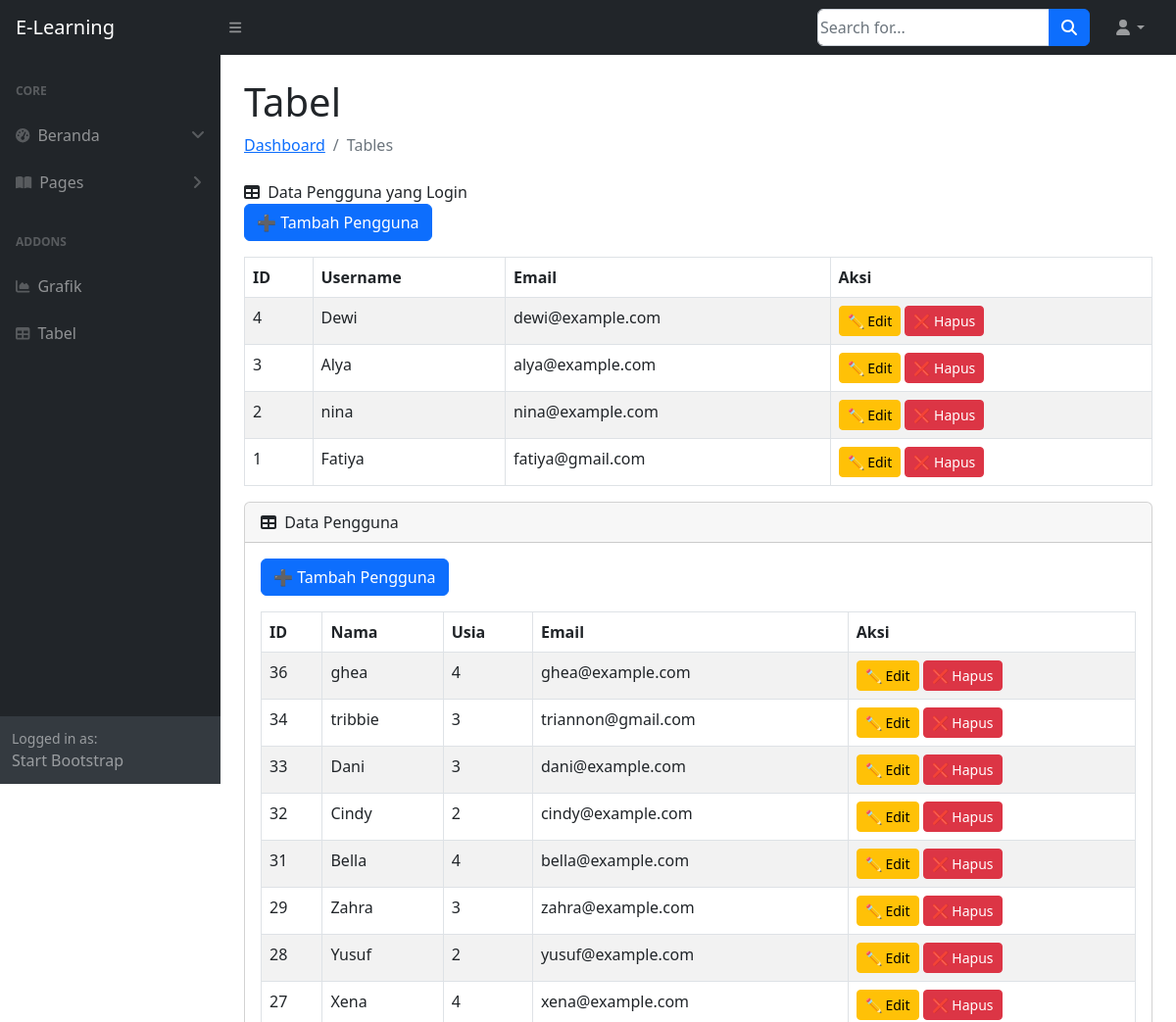
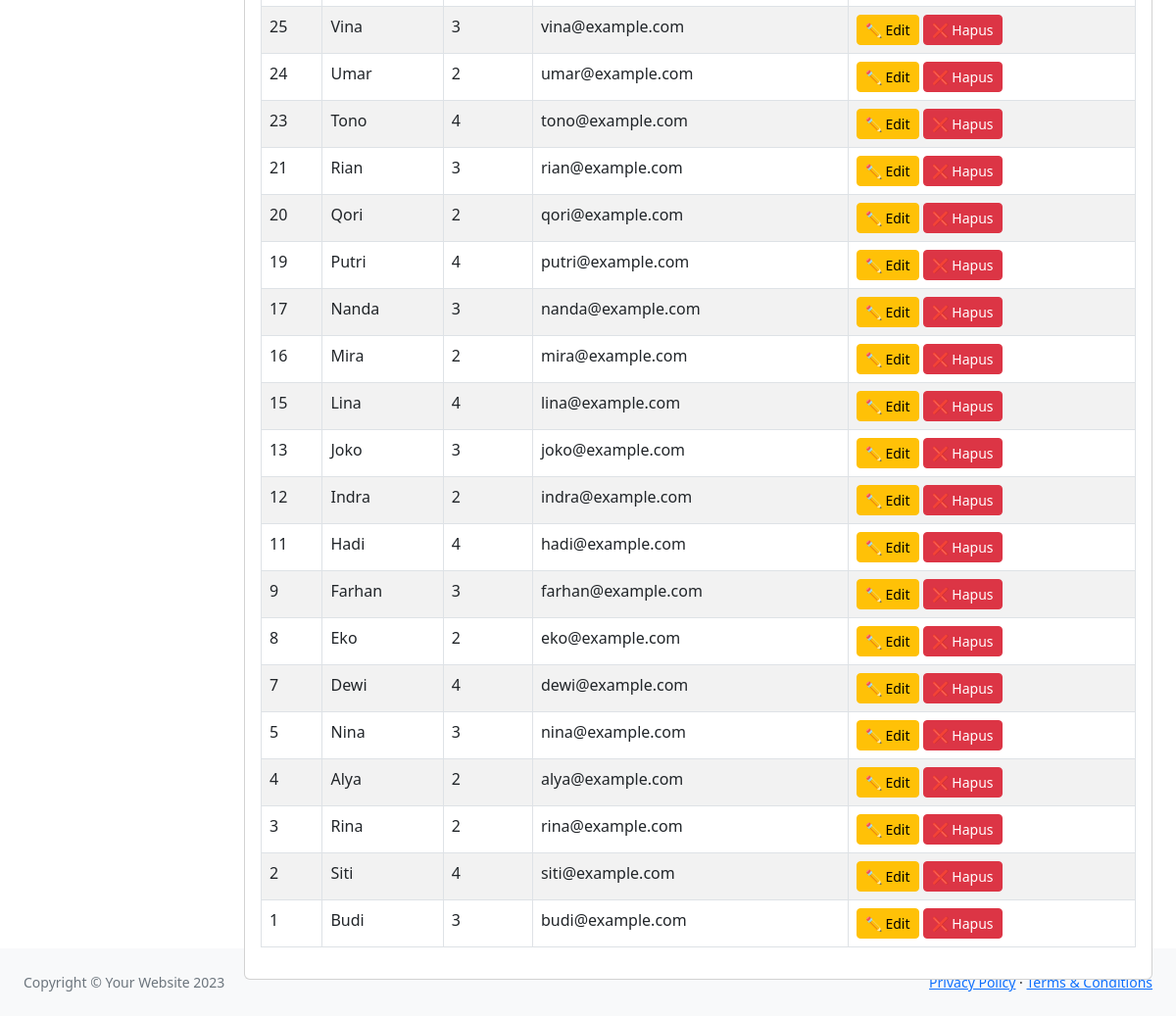
Screenshot of /halAdmin/halAdmin/tables.php with the database file from the repository (2 pictures, top to bottom).
### tables this page shows
CREATE TABLE `users` (
  `id` int(11) NOT NULL,
  `nama` varchar(255) DEFAULT NULL,
  `usia` int(11) DEFAULT NULL,
  `email` varchar(255) DEFAULT NULL
);

### halAdmin/halAdmin/tables.php (the view, shortened to what this page needs)
<!DOCTYPE html>
<html lang="en">
    <head>
        <link href="https://cdn.jsdelivr.net/npm/simple-datatables@7.1.2/dist/style.min.css" rel="stylesheet" />
        <link href="css/styles.css" rel="stylesheet" />
        <link rel="stylesheet" href="styles.css">
    </head>
    <body class="sb-nav-fixed">
        <nav class="sb-topnav navbar navbar-expand navbar-dark bg-dark">
            <a class="navbar-brand ps-3" href="halaman.php">E-Learning</a>
            <button class="btn btn-link btn-sm order-1 order-lg-0 me-4 me-lg-0" id="sidebarToggle" href="#!"><i class="fas fa-bars"></i></button>
            <form class="d-none d-md-inline-block form-inline ms-auto me-0 me-md-3 my-2 my-md-0">
                <div class="input-group">
                    <input class="form-control" type="text" placeholder="Search for..." aria-label="Search for..." aria-describedby="btnNavbarSearch" />
                    <button class="btn btn-primary" id="btnNavbarSearch" type="button"><i class="fas fa-search"></i></button>
                </div>
            </form>
            <ul class="navbar-nav ms-auto ms-md-0 me-3 me-lg-4">
                <li class="nav-item dropdown">
                    <a class="nav-link dropdown-toggle" id="navbarDropdown" href="#" role="button" data-bs-toggle="dropdown" aria-expanded="false"><i class="fas fa-user fa-fw"></i></a>
                </li>
            </ul>
        </nav>
        <div id="layoutSidenav">
            <div id="layoutSidenav_nav">
                <nav class="sb-sidenav accordion sb-sidenav-dark" id="sidenavAccordion">
                    <div class="sb-sidenav-menu">
                        <div class="nav">
                            <div class="sb-sidenav-menu-heading">Core</div>
                            <a class="nav-link" href="halaman.php">
                                <div class="sb-nav-link-icon"><i class="fas fa-tachometer-alt"></i></div>
                                Beranda
                                <div class="sb-sidenav-collapse-arrow"><i class="fas fa-angle-down"></i></div>
                            </a>
                            <a class="nav-link collapsed" href="#" data-bs-toggle="collapse" data-bs-target="#collapsePages" aria-expanded="false" aria-controls="collapsePages">
                                <div class="sb-nav-link-icon"><i class="fas fa-book-open"></i></div>
                                Pages
                                <div class="sb-sidenav-collapse-arrow"><i class="fas fa-angle-down"></i></div>
                            </a>
                            <div class="sb-sidenav-menu-heading">Addons</div>
                            <a class="nav-link" href="charts.html">
                                <div class="sb-nav-link-icon"><i class="fas fa-chart-area"></i></div>
                                Grafik
                            </a>
                            <a class="nav-link" href="tables.php">
                                <div class="sb-nav-link-icon"><i class="fas fa-table"></i></div>
                                Tabel
                            </a>
                        </div>
                    </div>
                    <div class="sb-sidenav-footer">
                        <div class="small">Logged in as:</div>
                        Start Bootstrap
                    </div>
                </nav>
            </div>
            <div id="layoutSidenav_content">
                <main>
                    <div class="container-fluid px-4">
                        <h1 class="mt-4">Tabel</h1>
                        <ol class="breadcrumb mb-4">
                            <li class="breadcrumb-item"><a href="halaman.php">Dashboard</a></li>
                            <li class="breadcrumb-item active">Tables</li>
                        </ol>
                        <?php
include 'config.php';
$query = "SELECT id, username, email FROM login_users ORDER BY id DESC";
$result = mysqli_query($conn, $query);
?>
<div class="card-header">
    <i class="fas fa-table me-1"></i>
    Data Pengguna yang Login
</div>
<div class="card-body">
    <a href="form.php" class="btn btn-primary mb-3">➕ Tambah Pengguna</a>
    <table class="table table-striped table-bordered">
        <thead>
            <tr>
                <th>ID</th>
                <th>Username</th>
                <th>Email</th>
                <th>Aksi</th>
            </tr>
        </thead>
        <tbody id="userTable">
            <?php while ($row = mysqli_fetch_assoc($result)) { ?>
                <tr>
                    <td><?php echo $row['id']; ?></td>
                    <td><?php echo $row['username']; ?></td>
                    <td><?php echo $row['email']; ?></td>
                    <td>
                        <a href="form.php?id=<?php echo $row['id']; ?>" class="btn btn-warning btn-sm">✏️ Edit</a>
                        <a href="crud.php?delete=<?php echo $row['id']; ?>" class="btn btn-danger btn-sm" onclick="return confirm('Hapus data ini?')">❌ Hapus</a>
                    </td>
                </tr>
            <?php } ?>
        </tbody>
    </table>
</div>
<?php
$query_users = "SELECT id, nama, usia, email FROM users ORDER BY id DESC";
$result_users = mysqli_query($conn, $query_users);
?>
<div class="card mb-4">
    <div class="card-header">
        <i class="fas fa-table me-1"></i>
        Data Pengguna
    </div>
    <div class="card-body">
        <a href="form.php" class="btn btn-primary mb-3">➕ Tambah Pengguna</a>
        <table class="table table-striped table-bordered">
            <thead>
                <tr>
                    <th>ID</th>
                    <th>Nama</th>
                    <th>Usia</th>
                    <th>Email</th>
                    <th>Aksi</th>
                </tr>
            </thead>
            <tbody id="userTable">
                <?php while ($row = mysqli_fetch_assoc($result_users)) { ?>
                    <tr>
                        <td><?php echo $row['id']; ?></td>
                        <td><?php echo $row['nama']; ?></td>
                        <td><?php echo $row['usia']; ?></td>
                        <td><?php echo $row['email']; ?></td>
                        <td>
                            <a href="form.php?id=<?php echo $row['id']; ?>" class="btn btn-warning btn-sm">✏️ Edit</a>
                            <a href="crud.php?delete=<?php echo $row['id']; ?>" class="btn btn-danger btn-sm" onclick="return confirm('Hapus data ini?')">❌ Hapus</a>
                        </td>
                    </tr>
                <?php } ?>
            </tbody>
        </table>
    </div>
</div>
                            </div>
                        </div>
                    </div>
                <footer class="py-4 bg-light mt-auto">
                    <div class="container-fluid px-4">
                        <div class="d-flex align-items-center justify-content-between small">
                            <div class="text-muted">Copyright &copy; Your Website 2023</div>
                            <div>
                                <a href="#">Privacy Policy</a>
                                &middot;
                                <a href="#">Terms &amp; Conditions</a>
                            </div>
                        </div>
                    </div>
                </footer>
    </body>
</html>

### rows the page displays
users: id "36", nama "ghea", usia "4", email "ghea@example.com"
users: id "34", nama "tribbie", usia "3", email "triannon@gmail.com"
users: id "33", nama "Dani", usia "3", email "dani@example.com"
users: id "32", nama "Cindy", usia "2", email "cindy@example.com"
users: id "31", nama "Bella", usia "4", email "bella@example.com"
users: id "29", nama "Zahra", usia "3", email "zahra@example.com"
users: id "28", nama "Yusuf", usia "2", email "yusuf@example.com"
users: id "27", nama "Xena", usia "4", email "xena@example.com"
users: id "25", nama "Vina", usia "3", email "vina@example.com"
users: id "24", nama "Umar", usia "2", email "umar@example.com"
users: id "23", nama "Tono", usia "4", email "tono@example.com"
users: id "21", nama "Rian", usia "3", email "rian@example.com"
users: id "20", nama "Qori", usia "2", email "qori@example.com"
users: id "19", nama "Putri", usia "4", email "putri@example.com"
users: id "17", nama "Nanda", usia "3", email "nanda@example.com"
users: id "16", nama "Mira", usia "2", email "mira@example.com"
users: id "15", nama "Lina", usia "4", email "lina@example.com"
users: id "13", nama "Joko", usia "3", email "joko@example.com"
users: id "12", nama "Indra", usia "2", email "indra@example.com"
users: id "11", nama "Hadi", usia "4", email "hadi@example.com"
users: id "9", nama "Farhan", usia "3", email "farhan@example.com"
users: id "8", nama "Eko", usia "2", email "eko@example.com"
users: id "7", nama "Dewi", usia "4", email "dewi@example.com"
users: id "5", nama "Nina", usia "3", email "nina@example.com"
users: id "4", nama "Alya", usia "2", email "alya@example.com"
users: id "3", nama "Rina", usia "2", email "rina@example.com"
users: id "2", nama "Siti", usia "4", email "siti@example.com"
users: id "1", nama "Budi", usia "3", email "budi@example.com"

### other values shown
$row['id'] "4"
$row['username'] "Dewi"
$row['email'] "dewi@example.com"
$row['id'] "3"
$row['username'] "Alya"
$row['email'] "alya@example.com"
$row['id'] "2"
$row['username'] "nina"
$row['email'] "nina@example.com"
$row['id'] "1"
$row['username'] "Fatiya"
$row['email'] "fatiya@gmail.com"
